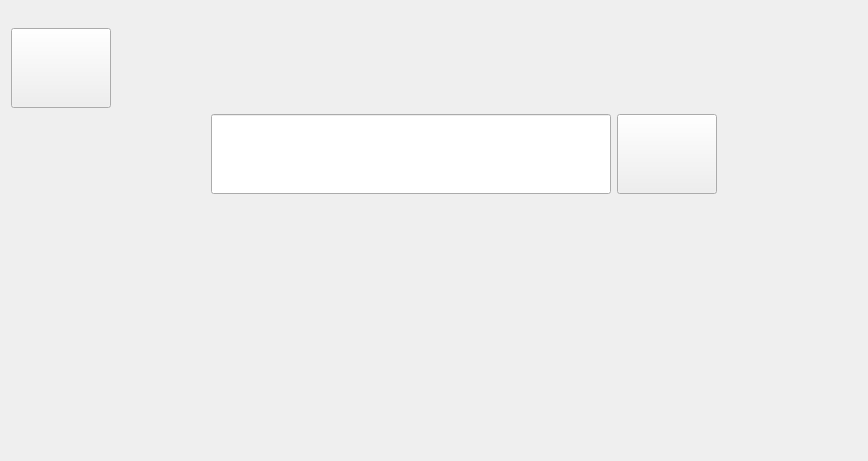
<?xml version="1.0" encoding="UTF-8"?>
<ui version="4.0">
 <class>PatientInformation</class>
 <widget class="QWidget" name="PatientInformation">
  <property name="geometry">
   <rect>
    <x>0</x>
    <y>0</y>
    <width>699</width>
    <height>461</height>
   </rect>
  </property>
  <property name="windowTitle">
   <string>Form</string>
  </property>
  <layout class="QGridLayout" name="gridLayout_2">
   <item row="0" column="0">
    <layout class="QVBoxLayout" name="verticalLayout">
     <item>
      <spacer name="verticalSpacer_3">
       <property name="orientation">
        <enum>Qt::Vertical</enum>
       </property>
       <property name="sizeType">
        <enum>QSizePolicy::Minimum</enum>
       </property>
       <property name="sizeHint" stdset="0">
        <size>
         <width>20</width>
         <height>17</height>
        </size>
       </property>
      </spacer>
     </item>
     <item>
      <layout class="QHBoxLayout" name="horizontalLayout_4">
       <item>
        <widget class="QPushButton" name="returnExitButton">
         <property name="minimumSize">
          <size>
           <width>100</width>
           <height>80</height>
          </size>
         </property>
         <property name="maximumSize">
          <size>
           <width>100</width>
           <height>80</height>
          </size>
         </property>
         <property name="text">
          <string/>
         </property>
         <property name="icon">
          <iconset resource="../Resource/icom.qrc">
           <normaloff>:/returnExit.png</normaloff>:/returnExit.png</iconset>
         </property>
         <property name="iconSize">
          <size>
           <width>50</width>
           <height>50</height>
          </size>
         </property>
        </widget>
       </item>
       <item>
        <spacer name="horizontalSpacer_4">
         <property name="orientation">
          <enum>Qt::Horizontal</enum>
         </property>
         <property name="sizeHint" stdset="0">
          <size>
           <width>40</width>
           <height>20</height>
          </size>
         </property>
        </spacer>
       </item>
      </layout>
     </item>
     <item>
      <layout class="QHBoxLayout" name="horizontalLayout_3">
       <item>
        <spacer name="horizontalSpacer_2">
         <property name="orientation">
          <enum>Qt::Horizontal</enum>
         </property>
         <property name="sizeType">
          <enum>QSizePolicy::Fixed</enum>
         </property>
         <property name="sizeHint" stdset="0">
          <size>
           <width>200</width>
           <height>20</height>
          </size>
         </property>
        </spacer>
       </item>
       <item>
        <layout class="QHBoxLayout" name="horizontalLayout">
         <item>
          <widget class="QLineEdit" name="patientNameLineEdit">
           <property name="minimumSize">
            <size>
             <width>400</width>
             <height>80</height>
            </size>
           </property>
           <property name="maximumSize">
            <size>
             <width>400</width>
             <height>80</height>
            </size>
           </property>
           <property name="font">
            <font>
             <family>Agency FB</family>
             <pointsize>12</pointsize>
            </font>
           </property>
          </widget>
         </item>
         <item>
          <widget class="QPushButton" name="searchButton">
           <property name="minimumSize">
            <size>
             <width>100</width>
             <height>80</height>
            </size>
           </property>
           <property name="maximumSize">
            <size>
             <width>100</width>
             <height>80</height>
            </size>
           </property>
           <property name="text">
            <string/>
           </property>
           <property name="icon">
            <iconset resource="../Resource/icom.qrc">
             <normaloff>:/search.png</normaloff>:/search.png</iconset>
           </property>
           <property name="iconSize">
            <size>
             <width>50</width>
             <height>50</height>
            </size>
           </property>
          </widget>
         </item>
        </layout>
       </item>
       <item>
        <spacer name="horizontalSpacer">
         <property name="orientation">
          <enum>Qt::Horizontal</enum>
         </property>
         <property name="sizeType">
          <enum>QSizePolicy::Fixed</enum>
         </property>
         <property name="sizeHint" stdset="0">
          <size>
           <width>100</width>
           <height>20</height>
          </size>
         </property>
        </spacer>
       </item>
       <item>
        <layout class="QHBoxLayout" name="horizontalLayout_2"/>
       </item>
       <item>
        <spacer name="horizontalSpacer_3">
         <property name="orientation">
          <enum>Qt::Horizontal</enum>
         </property>
         <property name="sizeType">
          <enum>QSizePolicy::Minimum</enum>
         </property>
         <property name="sizeHint" stdset="0">
          <size>
           <width>40</width>
           <height>20</height>
          </size>
         </property>
        </spacer>
       </item>
      </layout>
     </item>
     <item>
      <spacer name="verticalSpacer">
       <property name="orientation">
        <enum>Qt::Vertical</enum>
       </property>
       <property name="sizeType">
        <enum>QSizePolicy::Minimum</enum>
       </property>
       <property name="sizeHint" stdset="0">
        <size>
         <width>20</width>
         <height>17</height>
        </size>
       </property>
      </spacer>
     </item>
     <item>
      <widget class="QWidget" name="widget" native="true">
       <property name="styleSheet">
        <string notr="true">background-color: transparent;
border: none;</string>
       </property>
       <layout class="QGridLayout" name="gridLayout">
        <item row="0" column="0">
         <widget class="QTableView" name="tableView">
          <property name="font">
           <font>
            <pointsize>12</pointsize>
           </font>
          </property>
          <property name="styleSheet">
           <string notr="true"/>
          </property>
         </widget>
        </item>
       </layout>
      </widget>
     </item>
     <item>
      <spacer name="verticalSpacer_2">
       <property name="orientation">
        <enum>Qt::Vertical</enum>
       </property>
       <property name="sizeType">
        <enum>QSizePolicy::Minimum</enum>
       </property>
       <property name="sizeHint" stdset="0">
        <size>
         <width>20</width>
         <height>17</height>
        </size>
       </property>
      </spacer>
     </item>
    </layout>
   </item>
  </layout>
 </widget>
 <resources>
  <include location="../Resource/icom.qrc"/>
 </resources>
 <connections/>
</ui>
